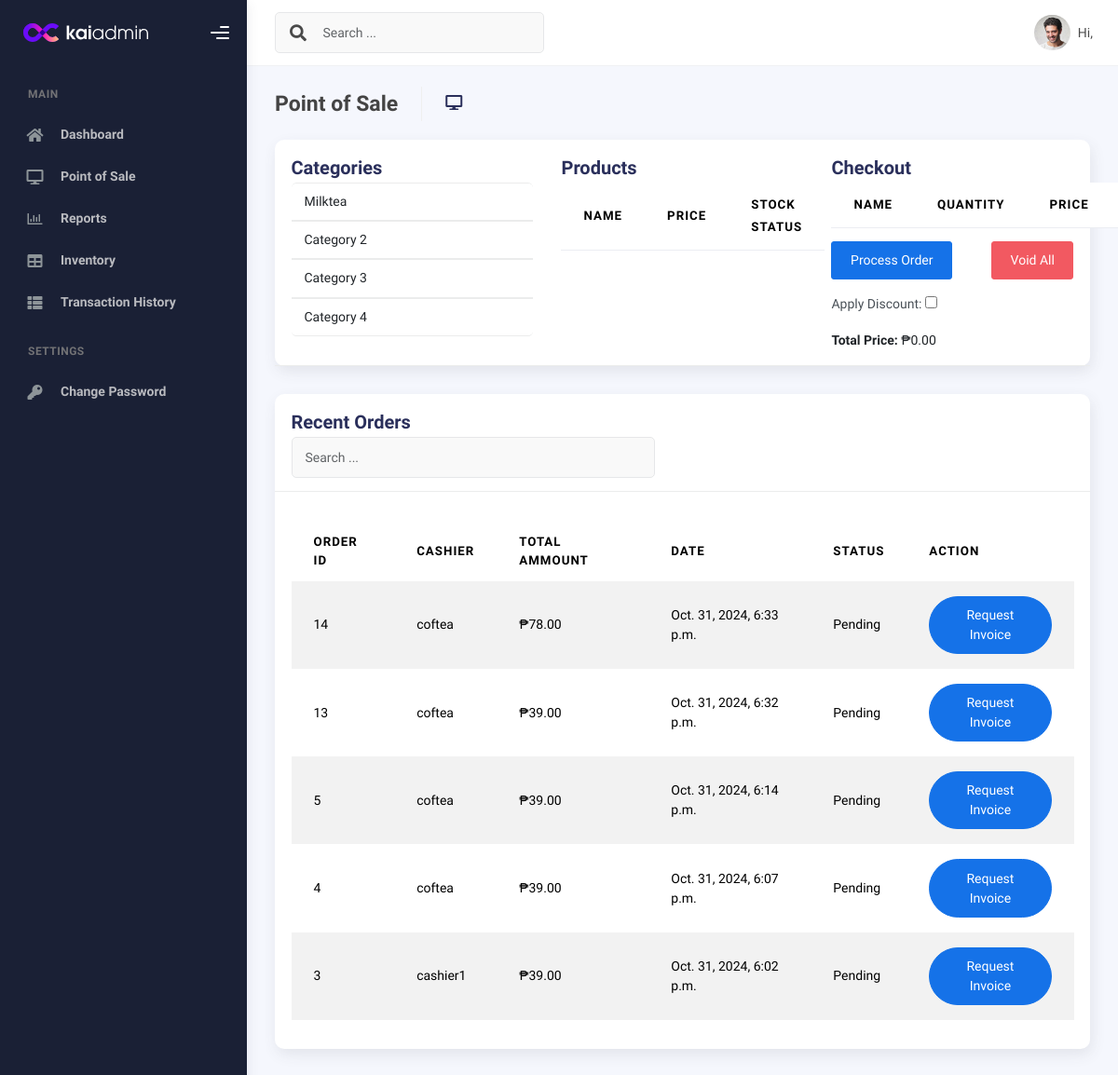
The page /pos/ on the database as committed earlier.
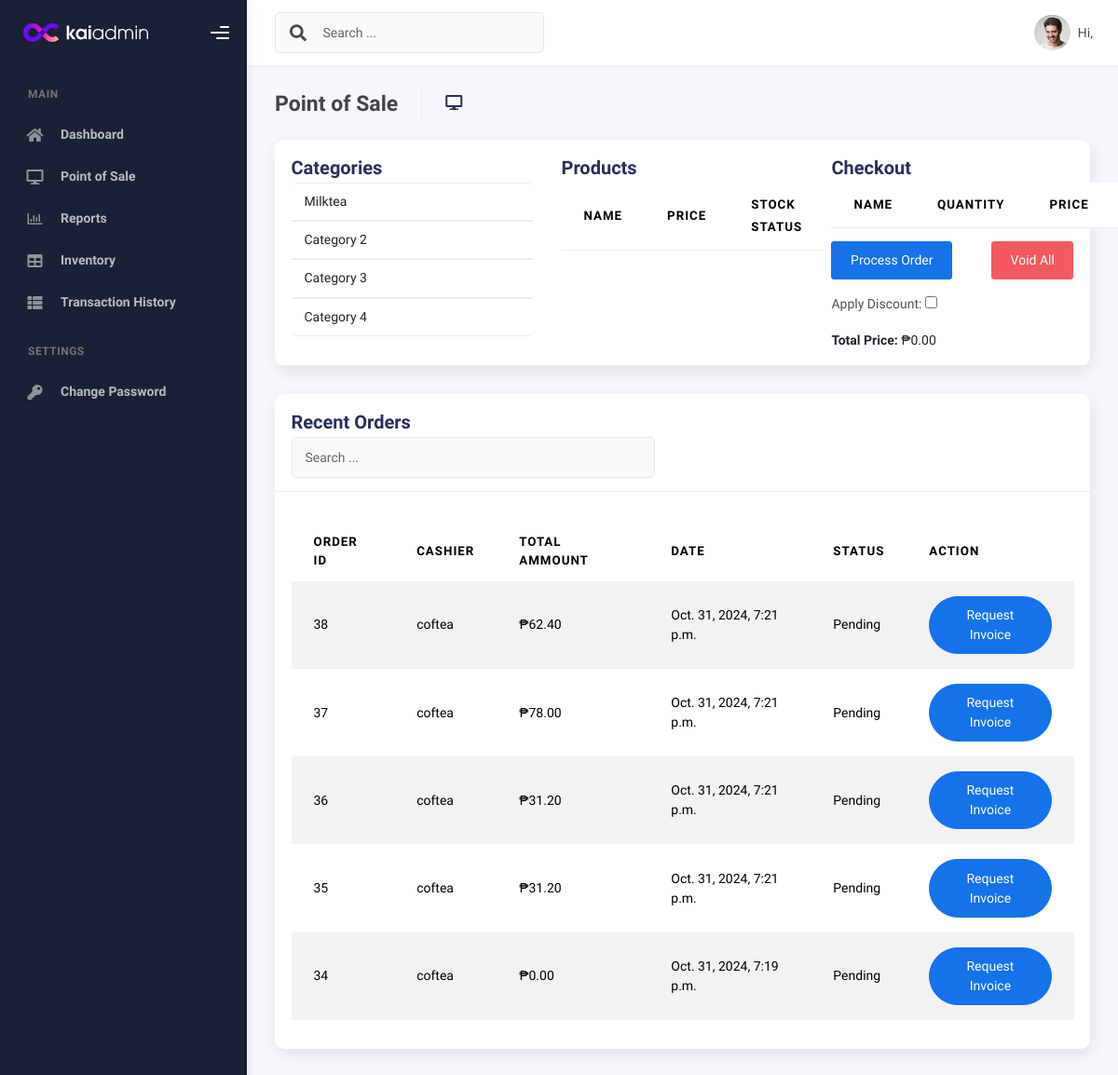
The same page on the database as committed later.
### Coftea/models.py (models this page shows, shortened)
class Category(models.Model):
    category_id = models.AutoField(primary_key=True)
    category_name = models.CharField(max_length=100)

class OrderTransaction(models.Model):
    order_id = models.AutoField(primary_key=True)
    transaction_date = models.DateTimeField(auto_now_add=True)
    total_price = models.DecimalField(max_digits=10, decimal_places=2)
    user = models.ForeignKey(User, on_delete=models.CASCADE, related_name='orders')
    status = models.CharField(
        max_length=20,
        choices=[
            ('Pending', 'Pending'),
            ('Completed', 'Completed'),
            ('Cancelled', 'Cancelled')
        ],
        default='Pending'
    )

### Coftea/views.py (the view, shortened to what this page needs)
# urls.py: path('pos/', views.pos, name='pos'),
def pos(request):
    recent_orders = OrderTransaction.objects.order_by('-transaction_date')[:5]
    categories = Category.objects.all()
    products = Product.objects.all()
    context = {
        'recent_orders': recent_orders,
        'categories': categories,
        'products': products,
    }
    return render(request, 'pos.html', context)

### Coftea/models.py (called while the page is built)
    @property
    def stock_status(self):
        if self.quantity == 0:
            return 'No stock'
        elif self.quantity < 30:
            return 'Low stock'
        else:
            return 'High product'

### templates/pos.html (shortened to what the changed rows need)
{% extends "base.html" %}
{% block content %}
<div class="container">
    <div class="page-inner">
      <div class="page-category">
        <div class="card">
            <div class="card-header">
    <form method="post">
        <div class="row">
              <div class="col-md-4">
                <ul class="list-group">
                    {% for category in categories %}
                    <a class="list-group-item" onclick="showProductsByCategory({{ category.category_id }})">
                        {{ category.category_name }}
                    </a>
                    {% endfor %}
                </ul>
            </div>
        <div class="col-md-4">
            <table class="table">
                <thead>
                    <tr>
                        <th>Name</th>
                        <th>Price</th>
                        <th>Stock Status</th>
                    </tr>
                </thead>
            </table>
        </div>
        <div class="col-md-4">
            <table class="table">
                <thead>
                    <tr>
                        <th>Name</th>
                        <th>Quantity</th>
                        <th>Price</th>
                        <th>Action</th>
                    </tr>
                </thead>
            </table>
        </div>
    </div>
</form>
</div>
</div>
    </div>
        <div class="row">
            <div class="col-md-12">
              <div class="card">
                <div class="card-body">
                  <table class="table table-striped mt-3">
                    <thead>
                      <tr>
                        <th scope="col">Order ID</th>
                        <th scope="col">Cashier</th>
                        <th scope="col">Total Ammount</th>
                        <th scope="col">Date</th>
                        <th scope="col">Status</th>
                        <th scope="col">Action</th>
                      </tr>
                    </thead>
                    <tbody>
                        {% for order in recent_orders %}
                        <tr>
                          <td>{{ order.order_id }}</td>
                          <td>{{ order.user.username }}</td>
                          <td>₱{{ order.total_price }}</td>
                          <td>{{ order.transaction_date }}</td>
                          <td>{{ order.status }}</td>
                          <td>
                            <a href="" class="btn btn-primary btn-rounded" target="_blank">Request Invoice</a>
                        </td>
                        </tr>
                        {% empty %}
                        <tr>
                            <td colspan="6" style="text-align: center">
                              <p class="text-sm font-weight-bold mb-0">No Records Found</p>
                            </td>
                          </tr>
                      {% endfor %}
                    </tbody>
                  </table>
                </div>
              </div>
            </div>
          </div>
      </div>
    </div>
  </div>
{% endblock %}

Rows that differ between the two databases and show on the page:
no longer on this page (row unchanged): OrderTransaction: order_id "14", user.username "coftea", total_price "78.00", transaction_date "Oct. 31, 2024, 6:33 p.m.", status "Pending"
no longer on this page (row unchanged): OrderTransaction: order_id "13", user.username "coftea", total_price "39.00", transaction_date "Oct. 31, 2024, 6:32 p.m.", status "Pending"
no longer on this page (row unchanged): OrderTransaction: order_id "5", user.username "coftea", total_price "39.00", transaction_date "Oct. 31, 2024, 6:14 p.m.", status "Pending"
no longer on this page (row unchanged): OrderTransaction: order_id "4", user.username "coftea", total_price "39.00", transaction_date "Oct. 31, 2024, 6:07 p.m.", status "Pending"
no longer on this page (row unchanged): OrderTransaction: order_id "3", user.username "cashier1", total_price "39.00", transaction_date "Oct. 31, 2024, 6:02 p.m.", status "Pending"
added OrderTransaction: order_id "38", user.username "coftea", total_price "62.40", transaction_date "Oct. 31, 2024, 7:21 p.m.", status "Pending"
added OrderTransaction: order_id "37", user.username "coftea", total_price "78.00", transaction_date "Oct. 31, 2024, 7:21 p.m.", status "Pending"
added OrderTransaction: order_id "36", user.username "coftea", total_price "31.20", transaction_date "Oct. 31, 2024, 7:21 p.m.", status "Pending"
added OrderTransaction: order_id "35", user.username "coftea", total_price "31.20", transaction_date "Oct. 31, 2024, 7:21 p.m.", status "Pending"
added OrderTransaction: order_id "34", user.username "coftea", total_price "0.00", transaction_date "Oct. 31, 2024, 7:19 p.m.", status "Pending"
